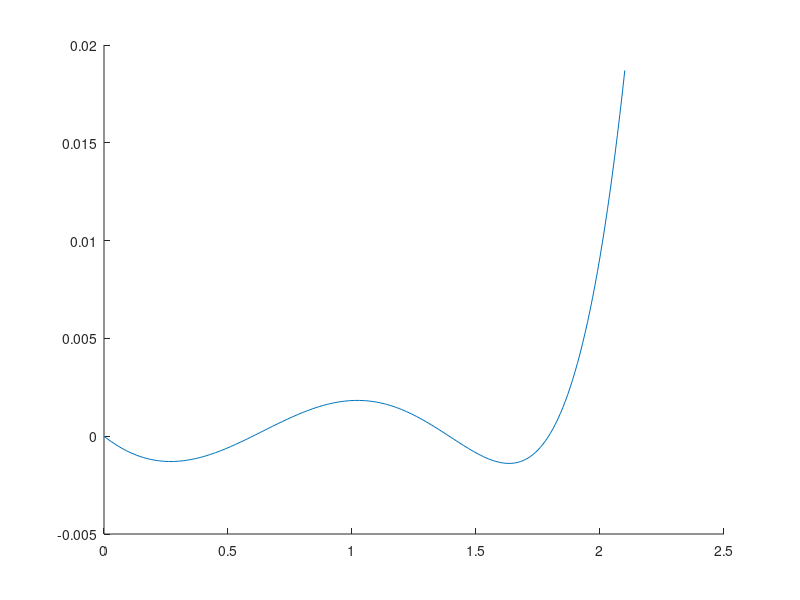

Write the MATLAB code that produced this figure.
% function T = propagation_time(dphi,g,h,s)
clear all
g=0.01;
h=2.*g.*0.5;
s=1;
dphi = 0.0*pi;
%% PARAMETERS
 
change =    1;
%% coefficients of current-to-current coupling polynomial (B)

% stationary points 0,1,2,3,4
N = 1;
for i=1:2*N
    a(i) = i/1;
end

b=1;

for j=1:length(a)
    b=b*a(j)*a(j);
end

for i=1:2*N
Br(i) = b.*power(-1,2*N-i);
end


for i=1:N*2
P=nchoosek(1:2*N,i);
D=0;
for l=1:size(P,1)
    ad=1;
    for ii=1:size(P,2)
    ad=ad*a(P(l,ii)).^2;
    end
    
    D = D + 1/ad;
end


Br(i) = Br(i).*D;


clear P
end
Br=-Br;
Br0 = -b;
Br = cat(2,Br0,Br);


for i=1:length(Br)
    B(i) = Br(i).*power(2,2.*i-1).*factorial(i).*factorial(i-1)./factorial(2.*i-1);
end

%% change coefficients
if change ==1
B(2) = 10.5;
end
%% estimate potential
dR=0.01;
R=0:dR:2.1;
Ug=0.*R;
Uh = Ug;
c=1;

for i=1:length(B)
    Ug = Ug -  B(i).*power(2,-2.*i)./i./factorial(i)./factorial(i-1).*factorial(2.*i-1).*power(R,2.*i);
end

Uh = c.*cos(dphi).*R;

U = g.*Ug-h.*Uh;

hold on
plot(R,U)

%% estimate Kramers escape time

% find border between state 1 and 2


t1 = find(R==0.5);
t2 = find(R==1.5);

[A,I]=max(U(1,t1:t2));

R_max = t1+I-1;

% find 1st minima, 
[A,I]=min(U(1,1:R_max));

R_min = I;


% estimate mean duration of state 1

U_max = U(1,R_max);
U_min = U(1,R_min);

% kramers escape rate
ddU = diff(diff(U));

ddU_min = ddU(R_min);
ddU_max = ddU(R_max);

exp(2.*(U_max-U_min)./s.^2)
dR.^2./(2.*pi.*power(-ddU_min.*ddU_max,0.5))

t1_2 = dR.^2./(2.*pi.*power(-ddU_min.*ddU_max,0.5)).*exp(2.*(U_max-U_min)./s.^2);

t1_2

